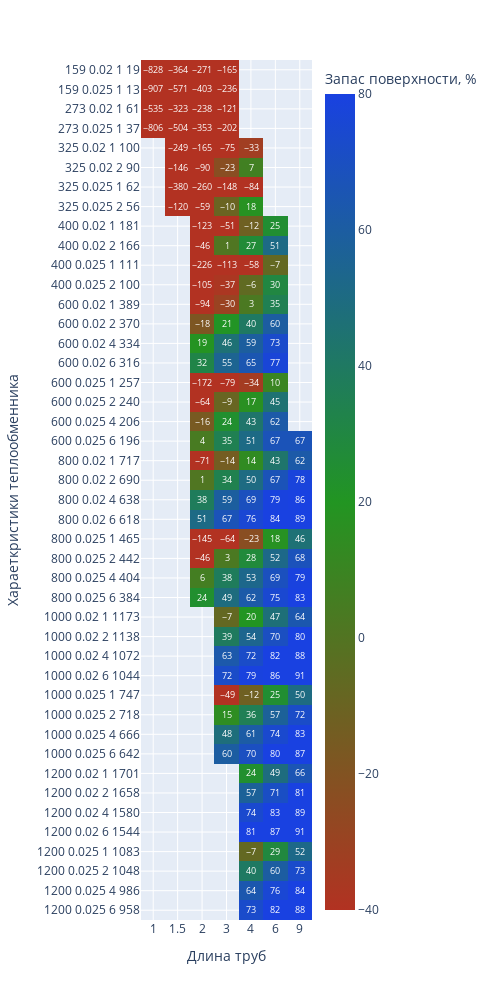

The cell this chart's notebook holds for it:
### Markdown cell above
В холодильнике дистиллята осуществляется охлаждение дистиллята до конечной температуры 'tk'. Температура технической воды на охлаждение 'aq_t' в разное время года может меняться от ~5 до ~20 °С. В переменную 'pipes' вводится выбор что пустить трубы, а что в межтрубное пространство. Как правило руководствуются корозионной активностью смеси и теплоносителя

### Code cell
heaters = eq.calculate_equipment(
        heaters_table,
        aqua_vapor_saturation_by_pressure,
        aqua_liquid_saturation,
        aqua_vapor_saturation,
        balance,
        properties,
        FEED_TEMPERATURE,
        thermal_balance,
        Ropt,
        EQ_NAME = 'холодильник',
        COOLER_NAME = 'дистиллята',
        pipes = 'продукт', #изменяемый параметр может быть 'вода'.
        aq_t = 20, #изменяемый параметр
        tk = 30 #изменяемый параметр
        )

fig = px.imshow(
    round(heaters),
    labels=dict(x="Длина труб", y="Хараеткристики теплообменника", color="Запас поверхности, %"),
    range_color=[-40,80],
    color_continuous_scale=["rgb(178, 50, 34)", "rgb(34, 149, 34)", "rgb(25, 65, 225)"],
    x=heaters.columns,
    y=heaters.index,
    text_auto=True, aspect="auto",
    width=500,
    height=1000
    )
fig.show()

### Figure 1 — Plotly figure (JSON) as saved in the notebook; plotly's stock layout.template omitted (floating-point values rounded to 4 significant figures; data arrays with more than 128 entries replaced by an {"elided": "..."} marker saying what was removed)
{"data": [{"coloraxis": "coloraxis", "hovertemplate": "Длина труб: %{x}<br>Хараеткристики теплообменника: %{y}<br>Запас поверхности, %: %{z}<extra></extra>", "name": "0", "texttemplate": "%{z}", "type": "heatmap", "x": ["1", "1.5", "2", "3", "4", "6", "9"], "xaxis": "x", "y": ["159 0.02 1 19", "159 0.025 1 13", "273 0.02 1 61", "273 0.025 1 37", "325 0.02 1 100", "325 0.02 2 90", "325 0.025 1 62", "325 0.025 2 56", "400 0.02 1 181", "400 0.02 2 166", "400 0.025 1 111", "400 0.025 2 100", "600 0.02 1 389", "600 0.02 2 370", "600 0.02 4 334", "600 0.02 6 316", "600 0.025 1 257", "600 0.025 2 240", "600 0.025 4 206", "600 0.025 6 196", "800 0.02 1 717", "800 0.02 2 690", "800 0.02 4 638", "800 0.02 6 618", "800 0.025 1 465", "800 0.025 2 442", "800 0.025 4 404", "800 0.025 6 384", "1000 0.02 1 1173", "1000 0.02 2 1138", "1000 0.02 4 1072", "1000 0.02 6 1044", "1000 0.025 1 747", "1000 0.025 2 718", "1000 0.025 4 666", "1000 0.025 6 642", "1200 0.02 1 1701", "1200 0.02 2 1658", "1200 0.02 4 1580", "1200 0.02 6 1544", "1200 0.025 1 1083", "1200 0.025 2 1048", "1200 0.025 4 986", "1200 0.025 6 958"], "yaxis": "y", "z": {"elided": "44x7 int values"}}], "layout": {"coloraxis": {"cmax": 80, "cmin": -40, "colorbar": {"title": {"text": "Запас поверхности, %"}}, "colorscale": [[0, "rgb(178, 50, 34)"], [0.5, "rgb(34, 149, 34)"], [1, "rgb(25, 65, 225)"]]}, "height": 1000, "margin": {"t": 60}, "width": 500, "xaxis": {"anchor": "y", "domain": [0, 1], "title": {"text": "Длина труб"}}, "yaxis": {"anchor": "x", "autorange": "reversed", "domain": [0, 1], "title": {"text": "Хараеткристики теплообменника"}}}}
